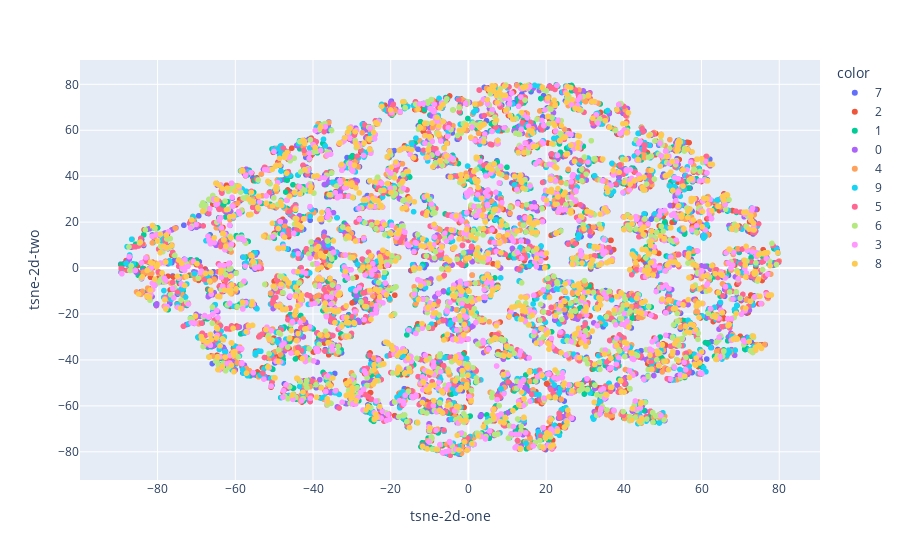

Source (notebook cell):
### Code cell
tsne = TSNE(n_components=2)
tsne_results = tsne.fit_transform(encoded_samples.drop(['label'],axis=1))

fig = px.scatter(tsne_results, x=0, y=1, color=encoded_samples.label.astype(str),labels={'0': 'tsne-2d-one', '1': 'tsne-2d-two'})

# #Davies-Bouldin Index
# db_index = davies_bouldin_score(tsne_results, encoded_samples.label)
# print(db_index)

# #Calinski-Harabasz Index
# ch_score = calinski_harabasz_score(tsne_results, encoded_samples.label)
# print(ch_score)

# #Silhouette Coefficient
# s_coeff = silhouette_score(tsne_results, encoded_samples.label)
# print(s_coeff)
fig.show()

### Figure 1 — Plotly figure (JSON) as saved in the notebook; plotly's stock layout.template omitted (floating-point values rounded to 4 significant figures; data arrays with more than 128 entries replaced by an {"elided": "..."} marker saying what was removed)
{"data": [{"hovertemplate": "color=7<br>tsne-2d-one=%{x}<br>tsne-2d-two=%{y}<extra></extra>", "legendgroup": "7", "marker": {"color": "#636efa", "symbol": "circle"}, "mode": "markers", "name": "7", "showlegend": true, "type": "scattergl", "x": {"elided": "1028 float values"}, "xaxis": "x", "y": {"elided": "1028 float values"}, "yaxis": "y"}, {"hovertemplate": "color=2<br>tsne-2d-one=%{x}<br>tsne-2d-two=%{y}<extra></extra>", "legendgroup": "2", "marker": {"color": "#EF553B", "symbol": "circle"}, "mode": "markers", "name": "2", "showlegend": true, "type": "scattergl", "x": {"elided": "1032 float values"}, "xaxis": "x", "y": {"elided": "1032 float values"}, "yaxis": "y"}, {"hovertemplate": "color=1<br>tsne-2d-one=%{x}<br>tsne-2d-two=%{y}<extra></extra>", "legendgroup": "1", "marker": {"color": "#00cc96", "symbol": "circle"}, "mode": "markers", "name": "1", "showlegend": true, "type": "scattergl", "x": {"elided": "1135 float values"}, "xaxis": "x", "y": {"elided": "1135 float values"}, "yaxis": "y"}, {"hovertemplate": "color=0<br>tsne-2d-one=%{x}<br>tsne-2d-two=%{y}<extra></extra>", "legendgroup": "0", "marker": {"color": "#ab63fa", "symbol": "circle"}, "mode": "markers", "name": "0", "showlegend": true, "type": "scattergl", "x": {"elided": "980 float values"}, "xaxis": "x", "y": {"elided": "980 float values"}, "yaxis": "y"}, {"hovertemplate": "color=4<br>tsne-2d-one=%{x}<br>tsne-2d-two=%{y}<extra></extra>", "legendgroup": "4", "marker": {"color": "#FFA15A", "symbol": "circle"}, "mode": "markers", "name": "4", "showlegend": true, "type": "scattergl", "x": {"elided": "982 float values"}, "xaxis": "x", "y": {"elided": "982 float values"}, "yaxis": "y"}, {"hovertemplate": "color=9<br>tsne-2d-one=%{x}<br>tsne-2d-two=%{y}<extra></extra>", "legendgroup": "9", "marker": {"color": "#19d3f3", "symbol": "circle"}, "mode": "markers", "name": "9", "showlegend": true, "type": "scattergl", "x": {"elided": "1009 float values"}, "xaxis": "x", "y": {"elided": "1009 float values"}, "yaxis": "y"}, {"hovertemplate": "color=5<br>tsne-2d-one=%{x}<br>tsne-2d-two=%{y}<extra></extra>", "legendgroup": "5", "marker": {"color": "#FF6692", "symbol": "circle"}, "mode": "markers", "name": "5", "showlegend": true, "type": "scattergl", "x": {"elided": "892 float values"}, "xaxis": "x", "y": {"elided": "892 float values"}, "yaxis": "y"}, {"hovertemplate": "color=6<br>tsne-2d-one=%{x}<br>tsne-2d-two=%{y}<extra></extra>", "legendgroup": "6", "marker": {"color": "#B6E880", "symbol": "circle"}, "mode": "markers", "name": "6", "showlegend": true, "type": "scattergl", "x": {"elided": "958 float values"}, "xaxis": "x", "y": {"elided": "958 float values"}, "yaxis": "y"}, {"hovertemplate": "color=3<br>tsne-2d-one=%{x}<br>tsne-2d-two=%{y}<extra></extra>", "legendgroup": "3", "marker": {"color": "#FF97FF", "symbol": "circle"}, "mode": "markers", "name": "3", "showlegend": true, "type": "scattergl", "x": {"elided": "1010 float values"}, "xaxis": "x", "y": {"elided": "1010 float values"}, "yaxis": "y"}, {"hovertemplate": "color=8<br>tsne-2d-one=%{x}<br>tsne-2d-two=%{y}<extra></extra>", "legendgroup": "8", "marker": {"color": "#FECB52", "symbol": "circle"}, "mode": "markers", "name": "8", "showlegend": true, "type": "scattergl", "x": {"elided": "974 float values"}, "xaxis": "x", "y": {"elided": "974 float values"}, "yaxis": "y"}], "layout": {"legend": {"title": {"text": "color"}, "tracegroupgap": 0}, "margin": {"t": 60}, "xaxis": {"anchor": "y", "domain": [0, 1], "title": {"text": "tsne-2d-one"}}, "yaxis": {"anchor": "x", "domain": [0, 1], "title": {"text": "tsne-2d-two"}}}}
